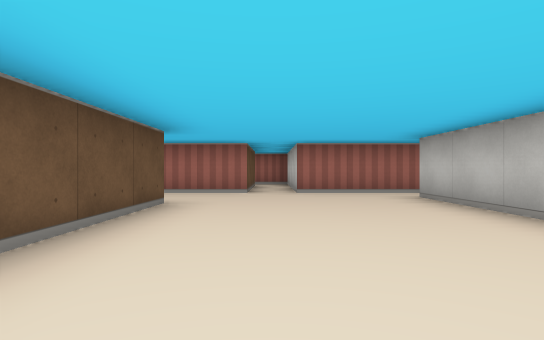
[1] (above)

18 first-person views from a walk through a cub3D maze. The camera is about half as high as the walls, looks level and sees 80° across. The floor is counted in squares. Each view is taken from the middle of a square. On the plan, view 1 faces up. The plan holds only what a view shows up to about 9 squares ahead; the rest is blank.

[2]
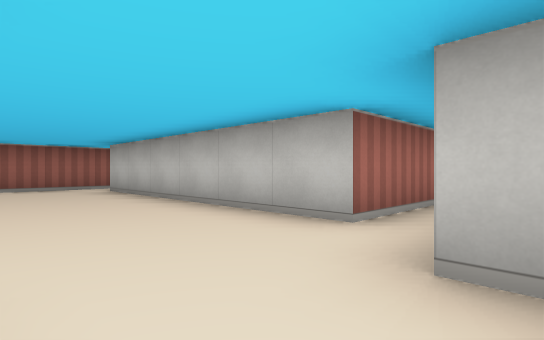

[3]
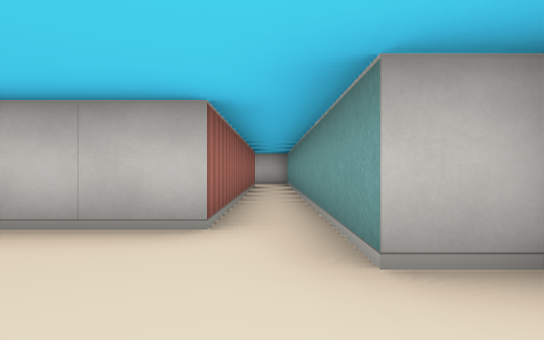

[4]
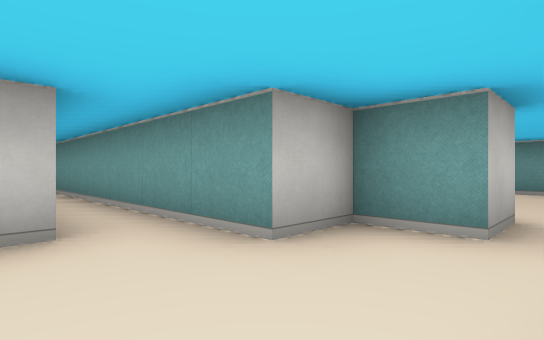

[5]
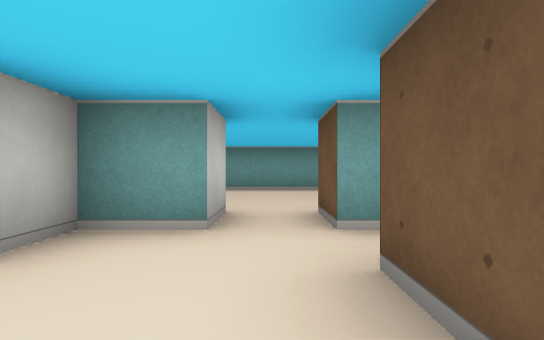

[6]
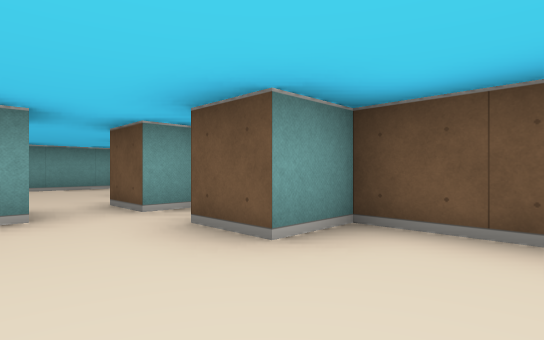

[7]
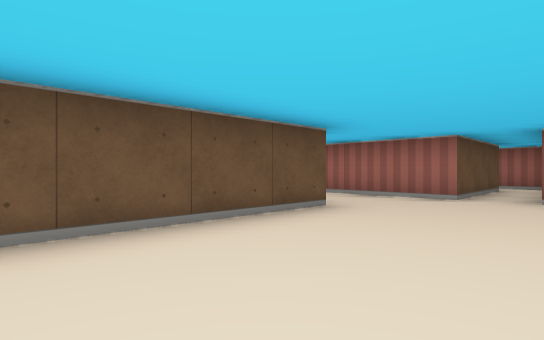

[8]
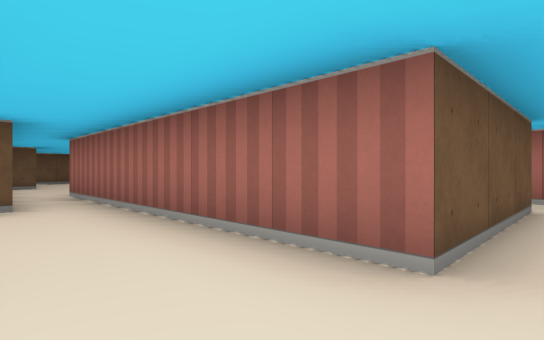

[9]
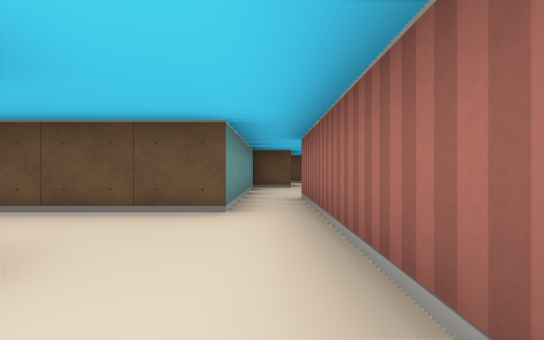

[10]
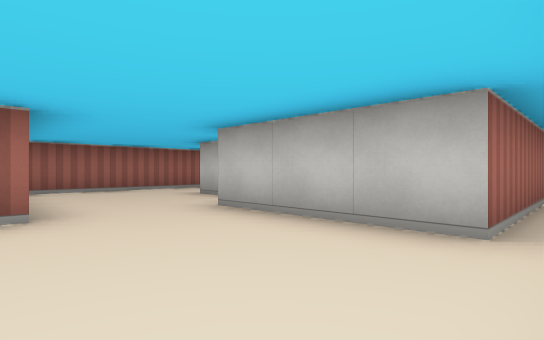

[11]
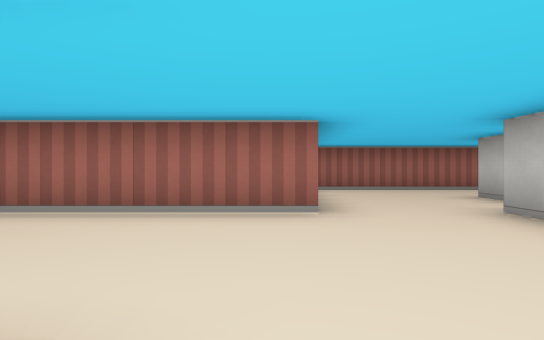

[12]
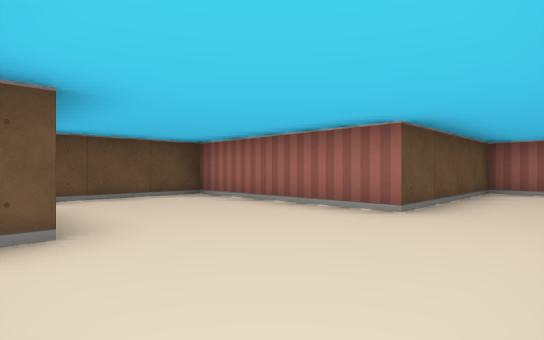

[13]
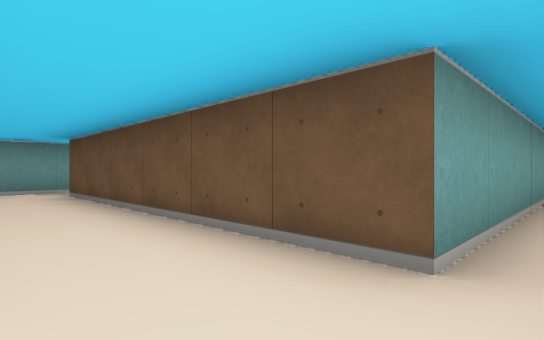

[14]
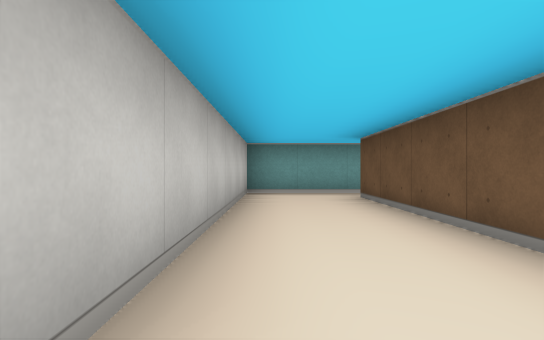

[15]
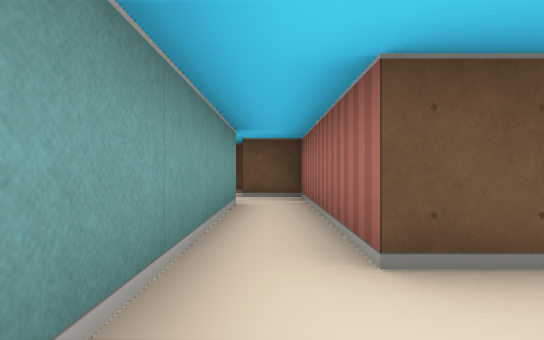

[16]
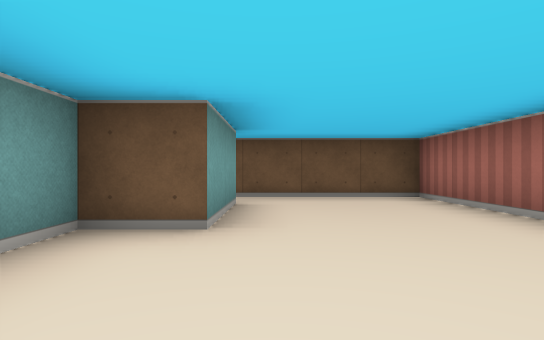

[17]
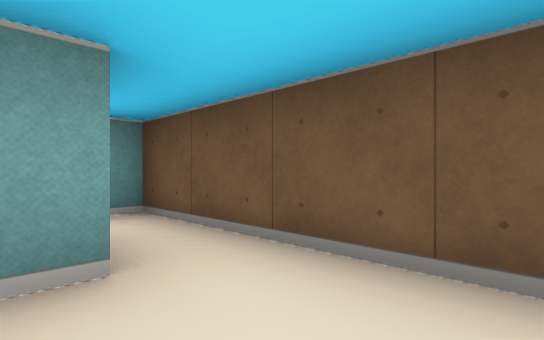

[18]
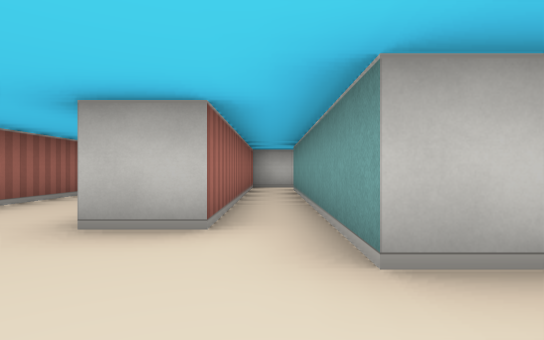

### Floor plan
Ten units are one square. View 1 is at (0, 0); x grows to the right and y downward. Boxes are objects, and circles mark ways between rooms. Rooms are numbered by the first view taken in them; rooms with no view inside come last. Other rooms are left out.
<svg viewBox="-130 -140 225 175">
<path fill="none" stroke="#000" d="M-15 -45 -15 5 -5 5 -5 15M30 -65 5 -65 5 -95M5 25 15 25 15 15 90 15M-11 25 -5 25M86 5 25 5 25 -55M-5 -95 -5 -65 -15 -65M-115 -65 -95 -65 -95 -55 -65 -55M-65 -65 -65 -95 -55 -95M-55 -105 -55 -115M-55 -135 -85 -135 -85 -95 -125 -95 -125 -45 -121 -45M-65 -55 -45 -55 -45 5 -75 5M-15 -65 -65 -65M-75 15 -25 15 -25 -45M-55 -95 -5 -95M5 -95 5 -105 -55 -105"/>
<circle cx="-20" cy="-55" r="3" fill="#2a7"/>
<circle cx="0" cy="-90" r="3" fill="#2a7"/>
<circle cx="-55" cy="-60" r="3" fill="#2a7"/>
<circle cx="-60" cy="-100" r="3" fill="#2a7"/>
<text x="20" y="-20">1</text>
<text x="-90" y="-90">2</text>
<text x="-40" y="-30">3</text>
<text x="-30" y="-100">4</text>
</svg>
Room 1 opens to room 3. Room 1 opens to room 4. Room 2 opens to room 3. Room 2 opens to room 4.

Where each view was taken, in squares from view 1:
view 1: 0 up, 0 right, facing up
view 2: 2 down, 0 right, facing up-right
view 3: 1 down, 0 right, facing right
view 4: 0 up, 0 right, facing down-right
view 5: 0 up, 0 right, facing down
view 6: 1 up, 1 right, facing down-left
view 7: 1 up, 1 right, facing up-left
view 8: 5 up, 0 right, facing up-left
view 9: 6 up, 1 left, facing left
view 10: 6 up, 9 left, facing up-right
view 11: 6 up, 9 left, facing up
view 12: 6 up, 7 left, facing up-left
view 13: 6 up, 3 left, facing down-left
view 14: 5 up, 3 left, facing down
view 15: 1 down, 3 left, facing left
view 16: 7 up, 7 left, facing left
view 17: 8 up, 11 left, facing down-left
view 18: 10 up, 8 left, facing right
